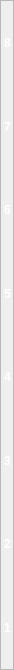
                 <widget class="QFrame" name="frame_27">
                  <property name="minimumSize">
                   <size>
                    <width>10</width>
                    <height>670</height>
                   </size>
                  </property>
                  <property name="maximumSize">
                   <size>
                    <width>14</width>
                    <height>970</height>
                   </size>
                  </property>
                  <property name="frameShape">
                   <enum>QFrame::Shape::StyledPanel</enum>
                  </property>
                  <property name="frameShadow">
                   <enum>QFrame::Shadow::Raised</enum>
                  </property>
                  <layout class="QVBoxLayout" name="verticalLayout_10">
                   <property name="spacing">
                    <number>0</number>
                   </property>
                   <property name="leftMargin">
                    <number>3</number>
                   </property>
                   <property name="topMargin">
                    <number>0</number>
                   </property>
                   <property name="rightMargin">
                    <number>0</number>
                   </property>
                   <property name="bottomMargin">
                    <number>0</number>
                   </property>
                   <item>
                    <widget class="QLabel" name="label_39">
                     <property name="font">
                      <font>
                       <pointsize>-1</pointsize>
                       <bold>true</bold>
                      </font>
                     </property>
                     <property name="styleSheet">
                      <string notr="true">border:none;
font-size:12px;
color:rgb(255, 255, 255);</string>
                     </property>
                     <property name="text">
                      <string>8</string>
                     </property>
                     <property name="alignment">
                      <set>Qt::AlignmentFlag::AlignLeading|Qt::AlignmentFlag::AlignLeft|Qt::AlignmentFlag::AlignVCenter</set>
                     </property>
                    </widget>
                   </item>
                   <item>
                    <widget class="QLabel" name="label_40">
                     <property name="font">
                      <font>
                       <pointsize>-1</pointsize>
                       <bold>true</bold>
                      </font>
                     </property>
                     <property name="styleSheet">
                      <string notr="true">border:none;
font-size:12px;
color:rgb(255, 255, 255);</string>
                     </property>
                     <property name="text">
                      <string>7</string>
                     </property>
                     <property name="alignment">
                      <set>Qt::AlignmentFlag::AlignLeading|Qt::AlignmentFlag::AlignLeft|Qt::AlignmentFlag::AlignVCenter</set>
                     </property>
                    </widget>
                   </item>
                   <item>
                    <widget class="QLabel" name="label_41">
                     <property name="font">
                      <font>
                       <pointsize>-1</pointsize>
                       <bold>true</bold>
                      </font>
                     </property>
                     <property name="styleSheet">
                      <string notr="true">border:none;
font-size:12px;
color:rgb(255, 255, 255);</string>
                     </property>
                     <property name="text">
                      <string>6</string>
                     </property>
                     <property name="alignment">
                      <set>Qt::AlignmentFlag::AlignLeading|Qt::AlignmentFlag::AlignLeft|Qt::AlignmentFlag::AlignVCenter</set>
                     </property>
                    </widget>
                   </item>
                   <item>
                    <widget class="QLabel" name="label_42">
                     <property name="font">
                      <font>
                       <pointsize>-1</pointsize>
                       <bold>true</bold>
                      </font>
                     </property>
                     <property name="styleSheet">
                      <string notr="true">border:none;
font-size:12px;
color:rgb(255, 255, 255);</string>
                     </property>
                     <property name="text">
                      <string>5</string>
                     </property>
                     <property name="alignment">
                      <set>Qt::AlignmentFlag::AlignLeading|Qt::AlignmentFlag::AlignLeft|Qt::AlignmentFlag::AlignVCenter</set>
                     </property>
                    </widget>
                   </item>
                   <item>
                    <widget class="QLabel" name="label_43">
                     <property name="font">
                      <font>
                       <pointsize>-1</pointsize>
                       <bold>true</bold>
                      </font>
                     </property>
                     <property name="styleSheet">
                      <string notr="true">border:none;
font-size:12px;
color:rgb(255, 255, 255);</string>
                     </property>
                     <property name="text">
                      <string>4</string>
                     </property>
                     <property name="alignment">
                      <set>Qt::AlignmentFlag::AlignLeading|Qt::AlignmentFlag::AlignLeft|Qt::AlignmentFlag::AlignVCenter</set>
                     </property>
                    </widget>
                   </item>
                   <item>
                    <widget class="QLabel" name="label_44">
                     <property name="font">
                      <font>
                       <pointsize>-1</pointsize>
                       <bold>true</bold>
                      </font>
                     </property>
                     <property name="styleSheet">
                      <string notr="true">border:none;
font-size:12px;
color:rgb(255, 255, 255);</string>
                     </property>
                     <property name="text">
                      <string>3</string>
                     </property>
                     <property name="alignment">
                      <set>Qt::AlignmentFlag::AlignLeading|Qt::AlignmentFlag::AlignLeft|Qt::AlignmentFlag::AlignVCenter</set>
                     </property>
                    </widget>
                   </item>
                   <item>
                    <widget class="QLabel" name="label_45">
                     <property name="font">
                      <font>
                       <pointsize>-1</pointsize>
                       <bold>true</bold>
                      </font>
                     </property>
                     <property name="styleSheet">
                      <string notr="true">border:none;
font-size:12px;
color:rgb(255, 255, 255);</string>
                     </property>
                     <property name="text">
                      <string>2</string>
                     </property>
                     <property name="alignment">
                      <set>Qt::AlignmentFlag::AlignLeading|Qt::AlignmentFlag::AlignLeft|Qt::AlignmentFlag::AlignVCenter</set>
                     </property>
                    </widget>
                   </item>
                   <item>
                    <widget class="QLabel" name="label_46">
                     <property name="font">
                      <font>
                       <pointsize>-1</pointsize>
                       <bold>true</bold>
                      </font>
                     </property>
                     <property name="styleSheet">
                      <string notr="true">border:none;
font-size:12px;
color:rgb(255, 255, 255);</string>
                     </property>
                     <property name="text">
                      <string>1</string>
                     </property>
                     <property name="alignment">
                      <set>Qt::AlignmentFlag::AlignLeading|Qt::AlignmentFlag::AlignLeft|Qt::AlignmentFlag::AlignVCenter</set>
                     </property>
                    </widget>
                   </item>
                  </layout>
                 </widget>
